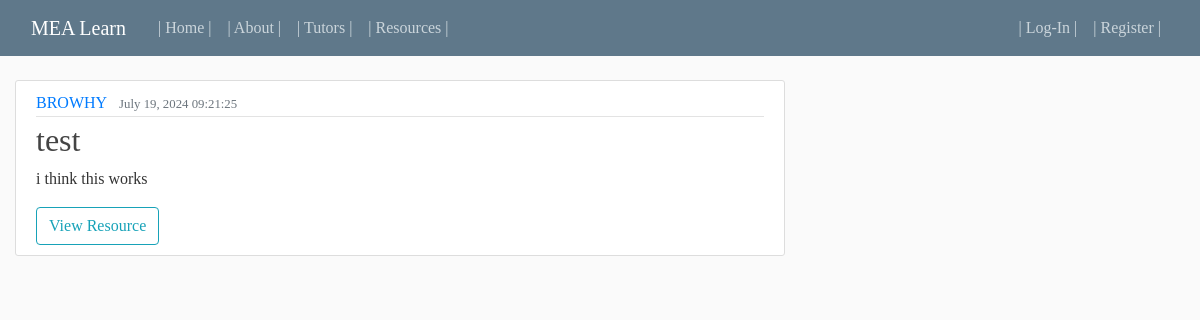
The app's page /resource/2/ with its own data.
### blog/models.py (models this page shows, shortened)
class Resource(models.Model):
    SUBJECT_CHOICES = [
        ('MATH 31.1', 'MATH 31.1'),
        ('LAS 21', 'LAS 21'),
        ('MATH 31.2', 'MATH 31.2'),
        ('DECSC 22', 'DECSC 22'),
        ('ITMGT 25.03', 'ITMGT 25.03'),
        ('MATH 31.3', 'MATH 31.3'),
        ('ACCT 115', 'ACCT 115'),
        ('LLAW 113', 'LLAW 113'),
        ('MATH 70.1', 'MATH 70.1'),
        ('ECON 110', 'ECON 110'),
        ('ACCT 125', 'ACCT 125'),
        ('LLAW 115', 'LLAW 115'),
        ('MATH 61.2', 'MATH 61.2'),
        ('DECSC 25', 'DECSC 25'),
        ('ECON 121', 'ECON 121'),
        ('FINN 115', 'FINN 115'),
        ('QUANT 121', 'QUANT 121'),
        ('QUANT 162', 'QUANT 162'),
        ('LAS 111', 'LAS 111'),
        ('MKTG 111', 'MKTG 111'),
        ('QUANT 163', 'QUANT 163'),
        ('LAS 123', 'LAS 123'),
        ('QUANT 192', 'QUANT 192'),
        ('LAS 120', 'LAS 120'),
        ('LAS 140', 'LAS 140'),
        ('OPMAN 125', 'OPMAN 125'),
        ('QUANT 164', 'QUANT 164'),
        ('QUANT 199', 'QUANT 199'),
        ('LAS 197.10', 'LAS 197.10'),
    ]
    title = models.CharField(max_length=150)
    description = models.TextField()
    subject = models.CharField(max_length=100, choices=SUBJECT_CHOICES, default='None')
    date_uploaded = models.DateTimeField(default=timezone.now)
    file = models.FileField(upload_to='resource_files')
    author = models.ForeignKey(User, on_delete=models.CASCADE)

### blog/views.py (the view)
# urls.py: path('resource/<int:pk>/', ResourceDetailView.as_view(), name='resource-detail'),
class ResourceDetailView(DetailView):
    model = Resource

### blog/templates/blog/resource_detail.html (shortened to what this page needs)
{% extends "blog/base.html" %}
{% block content %}
  <article class="media content-section">
    <div class="media-body">
      <div class="article-metadata">
        <a class="mr-2" href="{% url 'user-resources' object.author.username %}">{{ object.author }}</a>
        {% if object.date_uploaded %}
          <small class="text-muted">{{ object.date_uploaded|date:"F d, Y H:i:s" }}</small>
        {% endif %}
      </div>
      <h2 class="article-title">{{ object.title }}</h2>
      {% if object.description %}
        <p class="article-content">{{ object.description }}</p>
      {% endif %}
      <div class="file-container">
        {% if object.file %}
          <a href="{{ object.file.url }}" target="_blank" class="btn btn-outline-info">View Resource</a>
        {% else %}
          <p>No file uploaded.</p>
        {% endif %}
      </div>
    </div>
  </article>
{% endblock content %}

### blog/static/blog/main.css (style rules this page uses)
body { font-family: 'Playfair Display', serif !important; background: #fafafa; color: #333333; margin: 0; padding: 0; box-sizing: border-box; margin-top: 5rem; }
h1, h2, h3, h4, h5, h6 { color: #444444; }
.content-section { background: #ffffff; padding: 10px 20px; border: 1px solid #dddddd; border-radius: 3px; margin-bottom: 20px; }
.article-title { color: #444444; }
.article-content { white-space: pre-line; }
.article-metadata { padding-bottom: 1px; margin-bottom: 4px; border-bottom: 1px solid #e3e3e3; }

### blog/templates/blog/base.html (style rules this page uses)
body { font-family: 'Karla', sans-serif; }

### records on screen
Resource: author "BROWHY", date_uploaded "July 19, 2024 09:21:25", title "test", description "i think this works"
